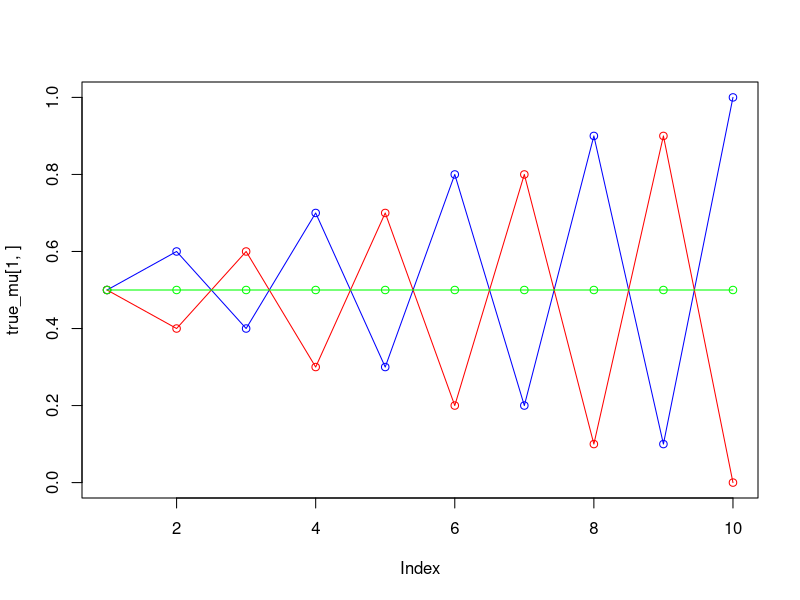
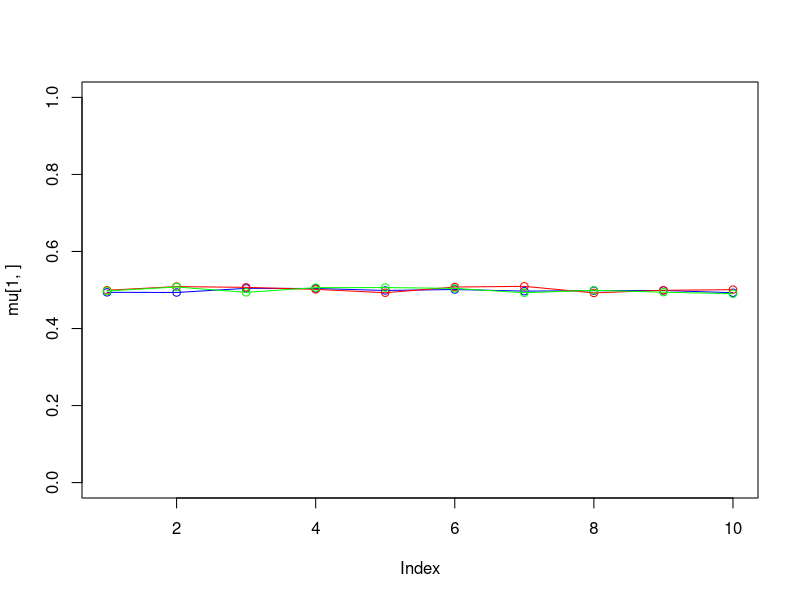
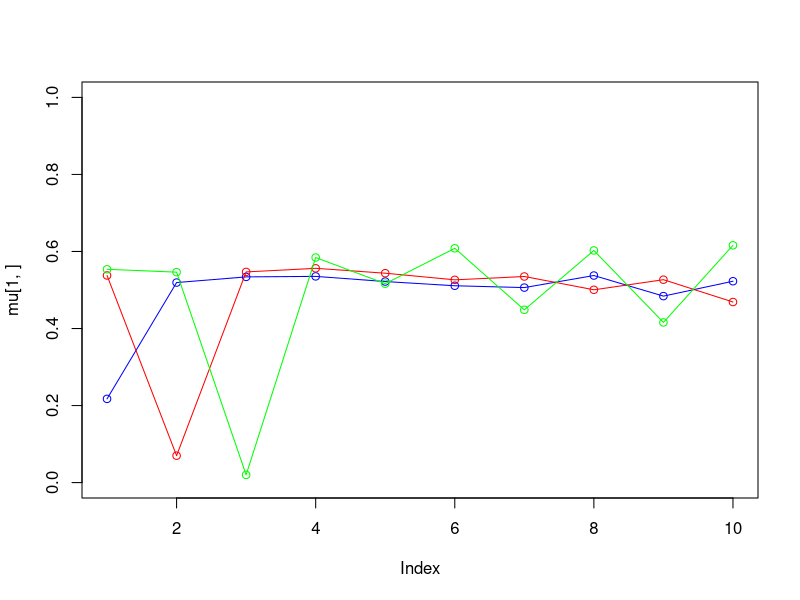
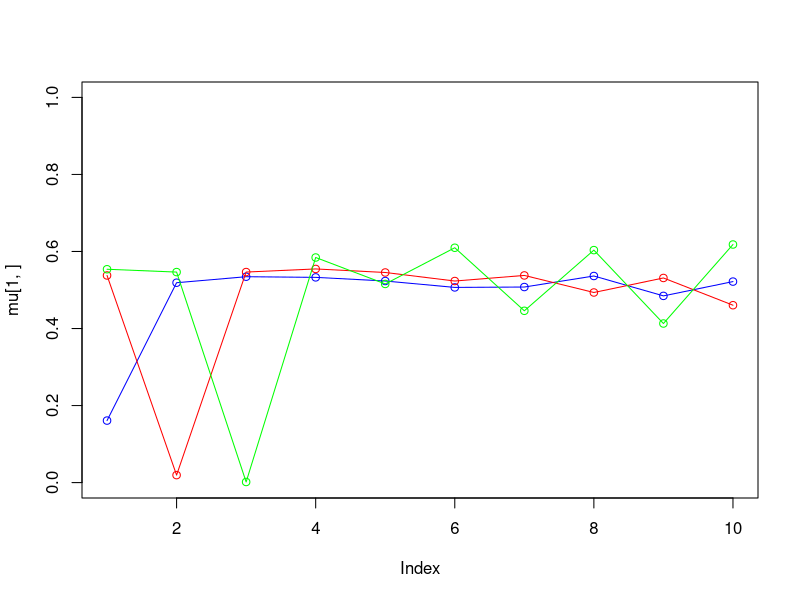
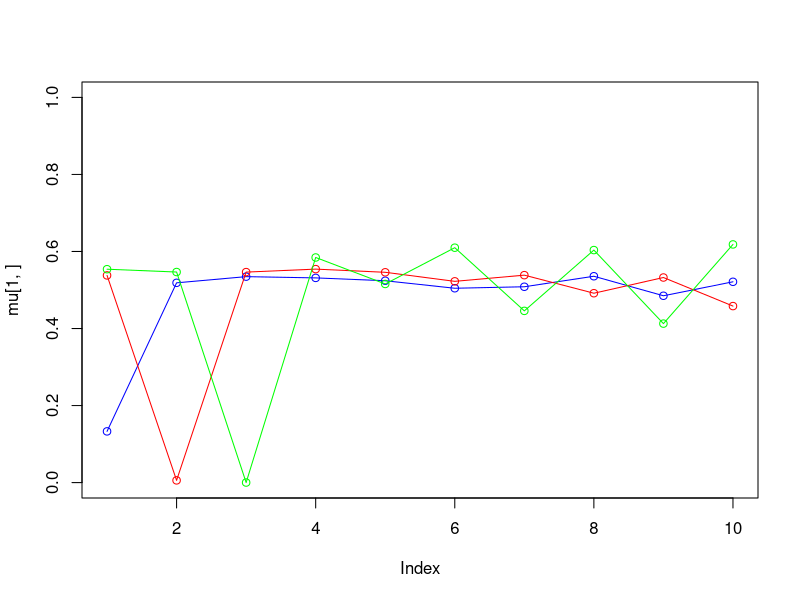
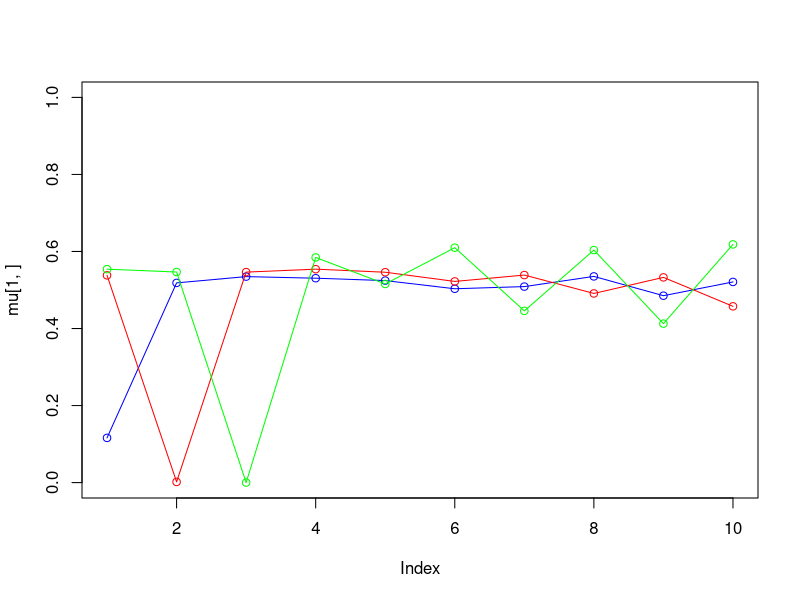
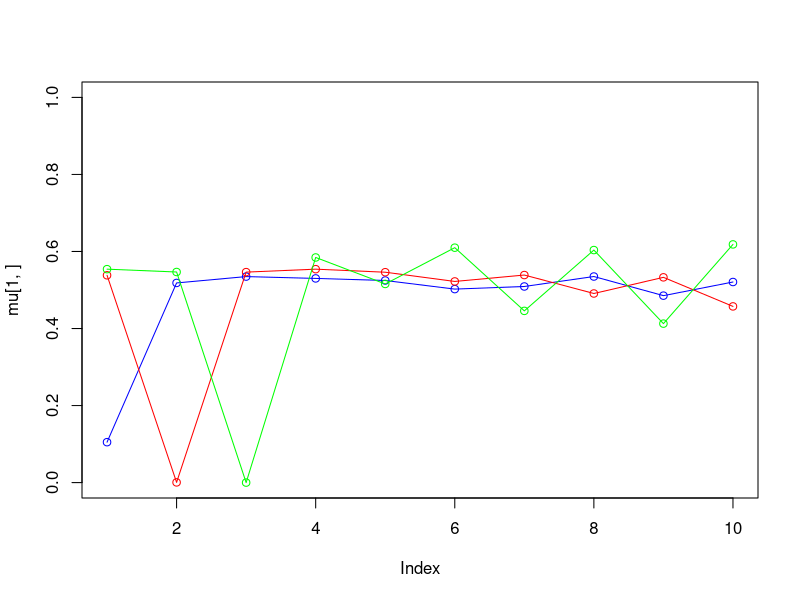
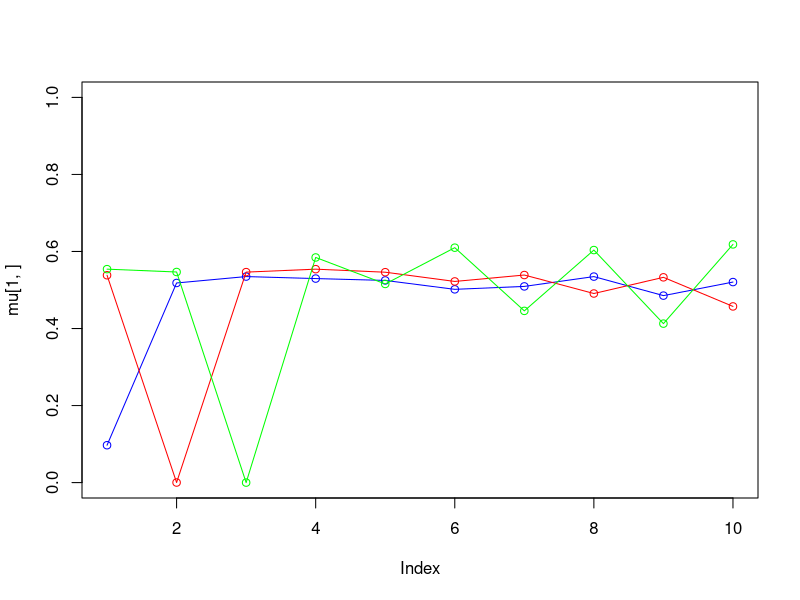

Recreate these plots in R, in order.
## ---- assign1b-init
set.seed(1234567890)

max_it <- 100 # max number of EM iterations
min_change <- 0.1 # min change in log likelihood between two consecutive EM iterations

N <- 1000 # number of training points
D <- 10 # number of dimensions

## true mixing coefficients
true_pi <- vector(length=3)
true_pi <- c(1/3, 1/3, 1/3)

## true conditional distributions
true_mu <- matrix(nrow=3, ncol=D)
true_mu[1,] <- c(0.5, 0.6, 0.4, 0.7, 0.3, 0.8, 0.2, 0.9, 0.1, 1)
true_mu[2,] <- c(0.5, 0.4, 0.6, 0.3, 0.7, 0.2, 0.8, 0.1, 0.9, 0)
true_mu[3,] <- c(0.5, 0.5, 0.5, 0.5, 0.5, 0.5, 0.5, 0.5, 0.5, 0.5)

plot(true_mu[1,], type="o", col="blue", ylim=c(0,1))
points(true_mu[2,], type="o", col="red")
points(true_mu[3,], type="o", col="green")

## Producing the training data
x <- matrix(nrow=N, ncol=D)

for(n in 1:N) {
    k <- sample(1:3, 1, prob=true_pi)
    for(d in 1:D) {
        x[n, d] <- rbinom(1, 1, true_mu[k, d])
    }
}

K <- 3 # number of guessed components
z <- matrix(nrow=N, ncol=K) # fractional component assignments
pi <- vector(length=K) # mixing coefficients
mu <- matrix(nrow=K, ncol=D) # conditional distributions
llik <- vector(length=max_it) # log likelihood of the EM iterations

## Random initialization of the paramters
pi <- runif(K, 0.49, 0.51)
pi <- pi / sum(pi)
for(k in 1:K) {
    mu[k,] <- runif(D, 0.49, 0.51)
}
pi
mu

for(it in 1:max_it) {
    plot(mu[1,], type="o", col="blue", ylim=c(0,1))
    points(mu[2,], type="o", col="red")
    points(mu[3,], type="o", col="green")
    ## points(mu[4,], type="o", col="yellow")
    Sys.sleep(0.5)

    ## E-step: Computation of the fractional component assignments
    ## Your code here
    cond_joint <- matrix(1, nrow=N, ncol=D)
    for (n in 1:N) {
        for (k in 1:K) {
            for (i in 1:D) {
                cond_joint[n, i] <- cond_joint[n, i] * mu[k, i]^x[n, i] * (1 - mu[k, i])^x[n, i]
            }

            nominator <- pi[k] * cond_joint[n, k]
            denominator <- sum(cond_joint[n,])

            z[n, k] <- nominator / denominator
        }
    }

    ## Log likelihood computation.
    ## Your code here
    llik[it] <- 0
    for (n in 1:N) {
        for (k in 1:K) {
            summation <- 0
            for (i in 1:D) {
                summation <- summation + x[n, i] * log(mu[k, i]) + (1 - x[n, i]) * log(1 - mu[k, i])
            }
            llik[it] <- llik[it] + z[n, k] * (log(pi[k]) + summation)
        }
    }

    cat("iteration: ", it, "log likelihood: ", llik[it], "\n")
    flush.console()

    ## Stop if the lok likelihood has not changed significantly
    ## Your code here
    if (it > 1 && abs(llik[it] - llik[it-1]) < min_change) break

    ## M-step: ML parameter estimation from the data and fractional component assignments
    ## Your code here
    for (k in 1:K) {
        pi[k] <- sum(z[, k]) / N
    }

    for (k in 1:K) {
        denominator <- sum(z[, k])
        for (i in 1:D) {
            nominator <- sum(x[, i] * z[, k])

            ## for (n in 1:N) {
            ##     nominator <- nominator + x[n, i] * z[n, k]
            ## }

            mu[k, i] <- nominator / denominator
        }
    }
}
pi
mu

plot(llik[1:it], type="o")
## ---- end-of-assign1b-init
